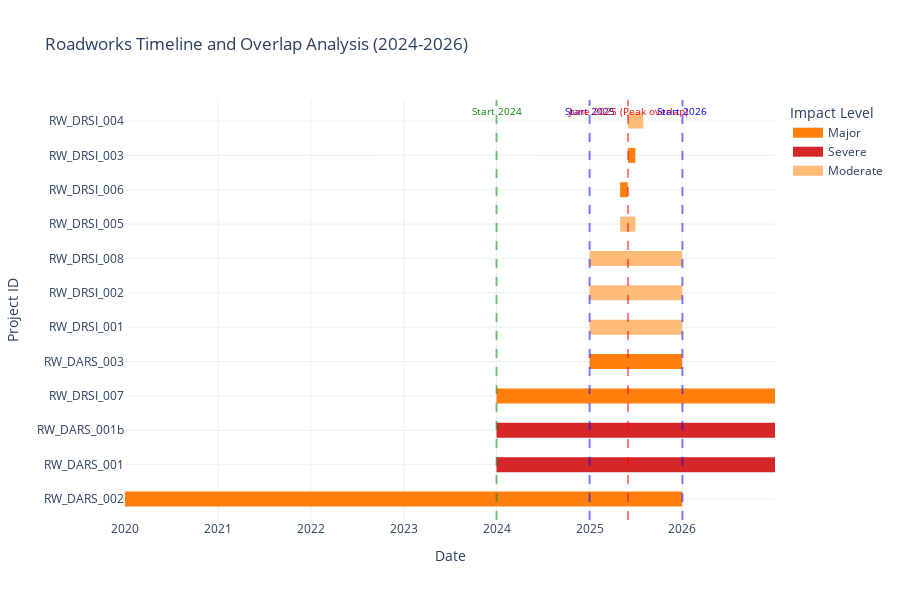

This figure's notebook cell:
### Code cell
# Visualize temporal overlap of roadworks
fig = go.Figure()

# Sort roadworks by start date
roadworks_sorted = roadworks_df.sort_values('start_date')

# Create Gantt chart with Plotly
for i, row in roadworks_sorted.iterrows():
    fig.add_trace(go.Scatter(
        x=[row['start_date'], row['end_date']],
        y=[row['roadwork_id'], row['roadwork_id']],
        mode='lines',
        line=dict(
            color=IMPACT_COLORS.get(row['impact_level'], '#gray'),
            width=15
        ),
        name=row['impact_level'],
        hovertemplate=(
            f"<b>{row['roadwork_id']}</b><br>"
            f"Road: {row['road_name']}<br>"
            f"Section: {row['section_description']}<br>"
            f"Impact: {row['impact_level']}<br>"
            f"Management: {row['management_system']}<br>"
            f"Duration: {row['duration_days']} days<br>"
            "<extra></extra>"
        ),
        showlegend=row['impact_level'] not in [trace.name for trace in fig.data]
    ))

# Add vertical lines for key dates
key_dates = [
    ('2024-01-01', 'Start 2024', 'green'),
    ('2025-01-01', 'Start 2025', 'blue'),
    ('2025-06-01', 'June 2025\n(Peak overlap)', 'red'),
    ('2026-01-01', 'Start 2026', 'blue')
]

for date, label, color in key_dates:
    fig.add_vline(x=date, line_dash="dash", line_color=color, opacity=0.5)
    fig.add_annotation(
        x=date, y=len(roadworks_sorted)-1,
        text=label, showarrow=False,
        yshift=10, font=dict(size=10, color=color)
    )

fig.update_layout(
    title='Roadworks Timeline and Overlap Analysis (2024-2026)',
    xaxis_title='Date',
    yaxis_title='Project ID',
    height=600,
    hovermode='closest',
    showlegend=True,
    legend=dict(
        title='Impact Level',
        orientation='v',
        yanchor='top',
        y=1,
        xanchor='left',
        x=1.02
    )
)

fig.show()

# Calculate overlap statistics
print("\nOverlap Analysis:")
print("="*50)

# Find periods with multiple simultaneous roadworks
date_range = pd.date_range(start=roadworks_df['start_date'].min(), 
                          end=roadworks_df['end_date'].max(), 
                          freq='D')

overlap_counts = []
for date in date_range:
    active_count = len(roadworks_df[
        (roadworks_df['start_date'] <= date) & 
        (roadworks_df['end_date'] >= date)
    ])
    overlap_counts.append(active_count)

max_overlap = max(overlap_counts)
max_overlap_date = date_range[overlap_counts.index(max_overlap)]

print(f"Maximum simultaneous roadworks: {max_overlap}")
print(f"Peak overlap date: {max_overlap_date.date()}")
print(f"Average daily active projects: {np.mean(overlap_counts):.1f}")
print(f"Days with 3+ simultaneous projects: {sum(1 for x in overlap_counts if x >= 3)}")

### Figure 1 — Plotly figure (JSON) as saved in the notebook; plotly's stock layout.template omitted (floating-point values rounded to 4 significant figures)
{"data": [{"hovertemplate": "<b>RW_DARS_002</b><br>Road: A2<br>Section: Karavanke Tunnel Second Tube<br>Impact: Major<br>Management: Occasional closures<br>Duration: 2192 days<br><extra></extra>", "line": {"color": "#ff7f0e", "width": 15}, "mode": "lines", "name": "Major", "showlegend": true, "type": "scatter", "x": ["2020-01-01T00:00:00", "2025-12-31T00:00:00"], "y": ["RW_DARS_002", "RW_DARS_002"]}, {"hovertemplate": "<b>RW_DARS_001</b><br>Road: A1<br>Section: Slovenske Konjice - Dramlje<br>Impact: Severe<br>Management: 1+1+1 bidirectional<br>Duration: 1096 days<br><extra></extra>", "line": {"color": "#d62728", "width": 15}, "mode": "lines", "name": "Severe", "showlegend": true, "type": "scatter", "x": ["2024-01-01T00:00:00", "2026-12-31T00:00:00"], "y": ["RW_DARS_001", "RW_DARS_001"]}, {"hovertemplate": "<b>RW_DARS_001b</b><br>Road: A1<br>Section: Slovenske Konjice - Dramlje<br>Impact: Severe<br>Management: 1+1+1 bidirectional<br>Duration: 1096 days<br><extra></extra>", "line": {"color": "#d62728", "width": 15}, "mode": "lines", "name": "Severe", "showlegend": false, "type": "scatter", "x": ["2024-01-01T00:00:00", "2026-12-31T00:00:00"], "y": ["RW_DARS_001b", "RW_DARS_001b"]}, {"hovertemplate": "<b>RW_DRSI_007</b><br>Road: Multiple<br>Section: 2023 Storm Damage Repairs (Multiple Locations)<br>Impact: Major<br>Management: Various<br>Duration: 1096 days<br><extra></extra>", "line": {"color": "#ff7f0e", "width": 15}, "mode": "lines", "name": "Major", "showlegend": false, "type": "scatter", "x": ["2024-01-01T00:00:00", "2026-12-31T00:00:00"], "y": ["RW_DRSI_007", "RW_DRSI_007"]}, {"hovertemplate": "<b>RW_DARS_003</b><br>Road: A1<br>Section: Kozina - Črni Kal<br>Impact: Major<br>Management: Lane closures<br>Duration: 365 days<br><extra></extra>", "line": {"color": "#ff7f0e", "width": 15}, "mode": "lines", "name": "Major", "showlegend": false, "type": "scatter", "x": ["2025-01-01T00:00:00", "2025-12-31T00:00:00"], "y": ["RW_DARS_003", "RW_DARS_003"]}, {"hovertemplate": "<b>RW_DRSI_001</b><br>Road: Multiple<br>Section: Podravska Region Road Repairs<br>Impact: Moderate<br>Management: Mixed closures<br>Duration: 365 days<br><extra></extra>", "line": {"color": "#ffbb78", "width": 15}, "mode": "lines", "name": "Moderate", "showlegend": true, "type": "scatter", "x": ["2025-01-01T00:00:00", "2025-12-31T00:00:00"], "y": ["RW_DRSI_001", "RW_DRSI_001"]}, {"hovertemplate": "<b>RW_DRSI_002</b><br>Road: Multiple<br>Section: Pomurska Region Road Repairs<br>Impact: Moderate<br>Management: Mixed closures<br>Duration: 365 days<br><extra></extra>", "line": {"color": "#ffbb78", "width": 15}, "mode": "lines", "name": "Moderate", "showlegend": false, "type": "scatter", "x": ["2025-01-01T00:00:00", "2025-12-31T00:00:00"], "y": ["RW_DRSI_002", "RW_DRSI_002"]}, {"hovertemplate": "<b>RW_DRSI_008</b><br>Road: R and G roads<br>Section: Pavement renewal; intersection improvements; sidewalks<br>Impact: Moderate<br>Management: Mixed closures<br>Duration: 365 days<br><extra></extra>", "line": {"color": "#ffbb78", "width": 15}, "mode": "lines", "name": "Moderate", "showlegend": false, "type": "scatter", "x": ["2025-01-01T00:00:00", "2025-12-31T00:00:00"], "y": ["RW_DRSI_008", "RW_DRSI_008"]}, {"hovertemplate": "<b>RW_DRSI_005</b><br>Road: R3-747<br>Section: Komarnica Landslide Repair<br>Impact: Moderate<br>Management: Partial closures<br>Duration: 61 days<br><extra></extra>", "line": {"color": "#ffbb78", "width": 15}, "mode": "lines", "name": "Moderate", "showlegend": false, "type": "scatter", "x": ["2025-05-01T00:00:00", "2025-06-30T00:00:00"], "y": ["RW_DRSI_005", "RW_DRSI_005"]}, {"hovertemplate": "<b>RW_DRSI_006</b><br>Road: R1-210<br>Section: Sovodenj - Cerkno Embankment & Reconstruction<br>Impact: Major<br>Management: Mixed closures<br>Duration: 31 days<br><extra></extra>", "line": {"color": "#ff7f0e", "width": 15}, "mode": "lines", "name": "Major", "showlegend": false, "type": "scatter", "x": ["2025-05-01T00:00:00", "2025-05-31T00:00:00"], "y": ["RW_DRSI_006", "RW_DRSI_006"]}, {"hovertemplate": "<b>RW_DRSI_003</b><br>Road: R3-670<br>Section: Bizeljsko - Orešje<br>Impact: Major<br>Management: Complete closure<br>Duration: 30 days<br><extra></extra>", "line": {"color": "#ff7f0e", "width": 15}, "mode": "lines", "name": "Major", "showlegend": false, "type": "scatter", "x": ["2025-06-01T00:00:00", "2025-06-30T00:00:00"], "y": ["RW_DRSI_003", "RW_DRSI_003"]}, {"hovertemplate": "<b>RW_DRSI_004</b><br>Road: R3-671<br>Section: Križaj - Podbočje Reconstruction<br>Impact: Moderate<br>Management: Partial closures<br>Duration: 61 days<br><extra></extra>", "line": {"color": "#ffbb78", "width": 15}, "mode": "lines", "name": "Moderate", "showlegend": false, "type": "scatter", "x": ["2025-06-01T00:00:00", "2025-07-31T00:00:00"], "y": ["RW_DRSI_004", "RW_DRSI_004"]}], "layout": {"annotations": [{"font": {"color": "green", "size": 10}, "showarrow": false, "text": "Start 2024", "x": "2024-01-01", "y": 11, "yshift": 10}, {"font": {"color": "blue", "size": 10}, "showarrow": false, "text": "Start 2025", "x": "2025-01-01", "y": 11, "yshift": 10}, {"font": {"color": "red", "size": 10}, "showarrow": false, "text": "June 2025\n(Peak overlap)", "x": "2025-06-01", "y": 11, "yshift": 10}, {"font": {"color": "blue", "size": 10}, "showarrow": false, "text": "Start 2026", "x": "2026-01-01", "y": 11, "yshift": 10}], "height": 600, "hovermode": "closest", "legend": {"orientation": "v", "title": {"text": "Impact Level"}, "x": 1.02, "xanchor": "left", "y": 1, "yanchor": "top"}, "shapes": [{"line": {"color": "green", "dash": "dash"}, "opacity": 0.5, "type": "line", "x0": "2024-01-01", "x1": "2024-01-01", "xref": "x", "y0": 0, "y1": 1, "yref": "y domain"}, {"line": {"color": "blue", "dash": "dash"}, "opacity": 0.5, "type": "line", "x0": "2025-01-01", "x1": "2025-01-01", "xref": "x", "y0": 0, "y1": 1, "yref": "y domain"}, {"line": {"color": "red", "dash": "dash"}, "opacity": 0.5, "type": "line", "x0": "2025-06-01", "x1": "2025-06-01", "xref": "x", "y0": 0, "y1": 1, "yref": "y domain"}, {"line": {"color": "blue", "dash": "dash"}, "opacity": 0.5, "type": "line", "x0": "2026-01-01", "x1": "2026-01-01", "xref": "x", "y0": 0, "y1": 1, "yref": "y domain"}], "showlegend": true, "title": {"text": "Roadworks Timeline and Overlap Analysis (2024-2026)"}, "xaxis": {"title": {"text": "Date"}}, "yaxis": {"title": {"text": "Project ID"}}}}
